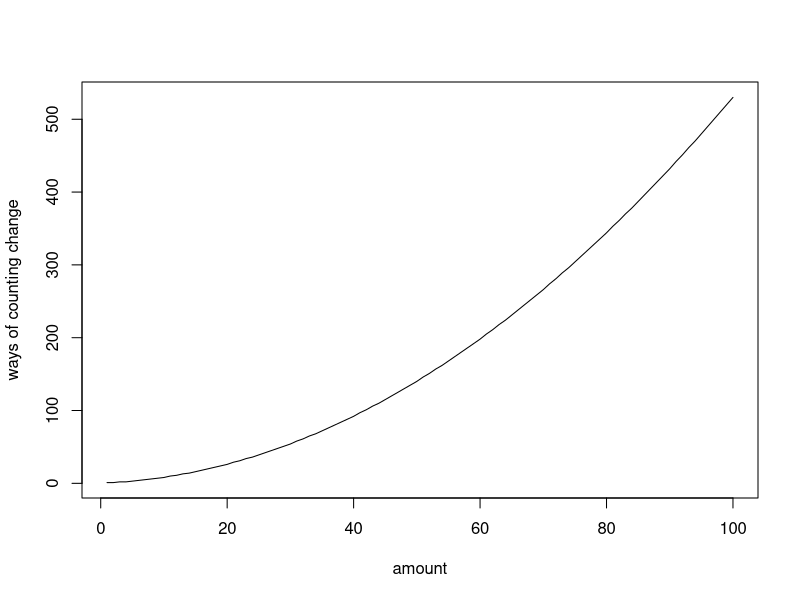

Source code (R):
x = seq(100)
y= c(1,1,2,2,3,4,5,6,7,8,10,11,13,14,16,18,20,22,24,26,29,31,34,36,39,42,45,48,51,54,58,61,65,68,72,76,80,84,88,92,97,101,106,110,115,120,125,130,135,140,146,151,157,162,168,174,180,186,192,198,205,211,218,224,231,238,245,252,259,266,274,281,289,296,304,312,320,328,336,344,353,361,370,378,387,396,405,414,423,432,442,451,461,470,480,490,500,510,520,530)

plot(x, y, type="l", xlab='amount', ylab='ways of counting change')
